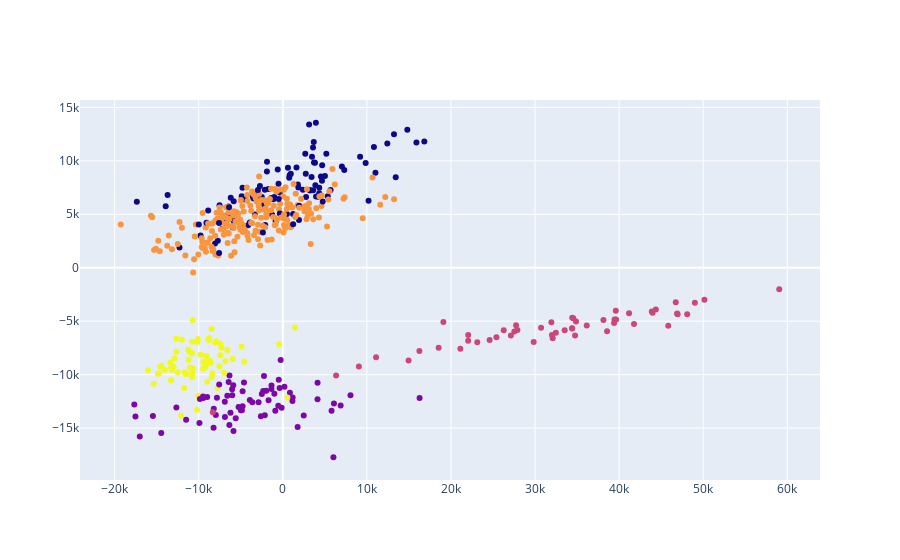

Here is the notebook cell this chart was saved with:
### Code cell
pca = decomposition.PCA(n_components=2)
X_redux = pca.fit_transform(X)
print(X_redux.shape)
fig = go.Figure()
fig.add_traces(
    go.Scatter(
        x=X_redux[:,0],
       y=X_redux[:,1],
       mode="markers",
       marker = {
           "color":kmeans.labels_
       }
    )
)
fig.show()

### Figure 1 — Plotly figure (JSON) as saved in the notebook; plotly's stock layout.template omitted (floating-point values rounded to 4 significant figures; data arrays with more than 128 entries replaced by an {"elided": "..."} marker saying what was removed)
{"data": [{"marker": {"color": {"elided": "511 int values"}}, "mode": "markers", "type": "scatter", "x": {"elided": "511 float values"}, "y": {"elided": "511 float values"}}], "layout": {}}
